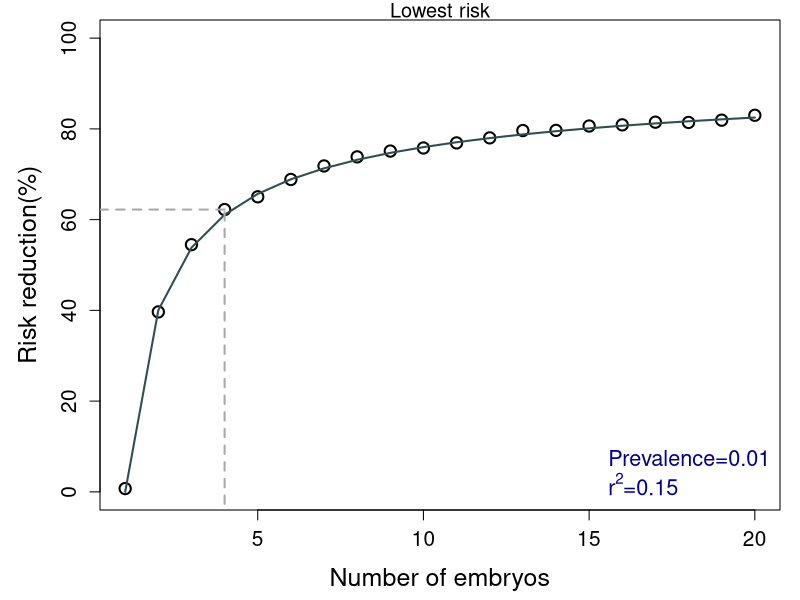

R code for this plot:

library(MASS)

risk_reduction_lowest = function(r2,K,n)
{
  r = sqrt(r2)
  zk = qnorm(K, lower.tail=F)
  integrand_lowest = function(t)
  {
    arg = (zk-t*sqrt(1-r2/2)) / (r/sqrt(2))
    y = dnorm(t)*pnorm(arg, lower.tail=F)^n
    return(y)
  }
  risk = integrate(integrand_lowest,-Inf,Inf)$value
  reduction = (K-risk)/K
  return(reduction)
}

r2 = 0.15
K = 0.01
ns = seq(1,20)

nfam = 1000000
scores = numeric(nfam)
disease_count = numeric(length(ns))
t_sick = qnorm(1-K)

for (i in seq_along(ns))
{
  cat('\r',i)
  
  n = ns[i]
  disease_count[i] = 0
  ws = rnorm(nfam,0,sqrt(r2/2))
  xs = rnorm(nfam*n,0,sqrt(r2/2))
  xs = matrix(xs,nrow=nfam)
  envs = rnorm(nfam,0,sqrt(1-r2))
  for (j in seq(1,nfam))
  {
    w = ws[j]
    x = xs[j,]
    scores = x+w
    env = envs[j]
    liab = min(scores)+env
    if (liab>t_sick)
    {
      disease_count[i] = disease_count[i]+1
    }
  }
}
risk_red_sim = (K-disease_count/nfam)/K

risk_red_th = numeric(length(ns))
for (i in seq_along(ns))
{
  n = ns[i]
  risk_red_th[i] = risk_reduction_lowest(r2,K,n)
}

png("../Figures/LowestRisk.png",1400,1000,res=300)
par(mar=c(4.5,5,1,1))

plot(ns,risk_red_sim*100,cex=1.5,xlab="Number of embryos",ylab="Risk reduction(%)",cex.lab=1.5,cex.axis=1.25,lwd=2,main='Lowest risk',font.main=1,ylim=c(0,100))
lines(ns,risk_red_th*100,lwd=2,col='DarkSlateGray',lty=1)
legend('bottomright',c(sprintf("Prevalence=%g",K),as.expression(bquote('r'^'2'*'='*.( r2)))),bty='n',cex=1.3,text.col='darkblue')

index = 4
segments(ns[index],-10,ns[index],risk_red_sim[index]*100,col='darkgray',lty=2,lwd=2)
segments(ns[index],risk_red_sim[index]*100,-10,risk_red_sim[index]*100,col='darkgray',lty=2,lwd=2)

dev.off()